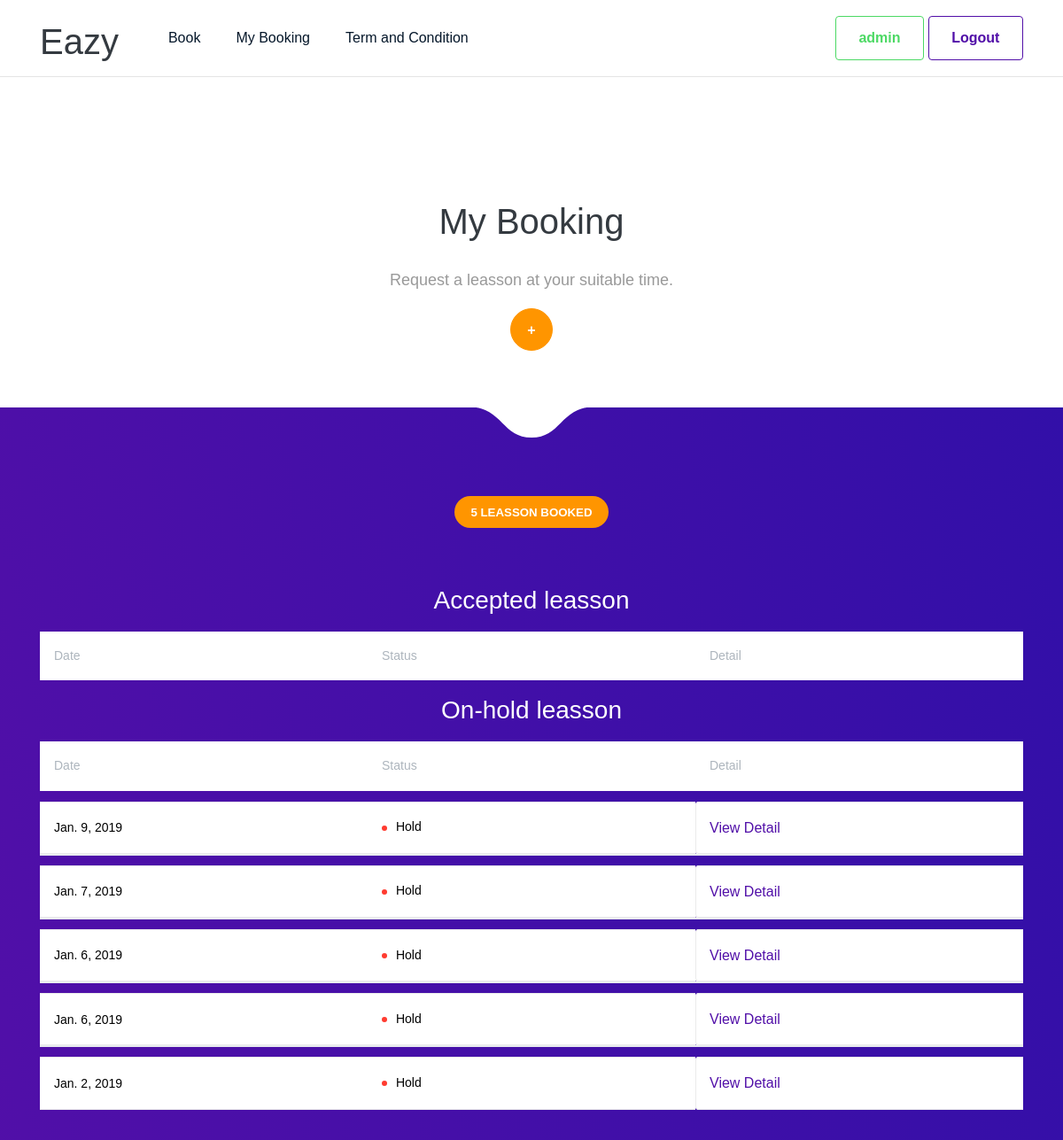
The page /my_leasson/ (signed in, upper part) on the database as committed earlier.
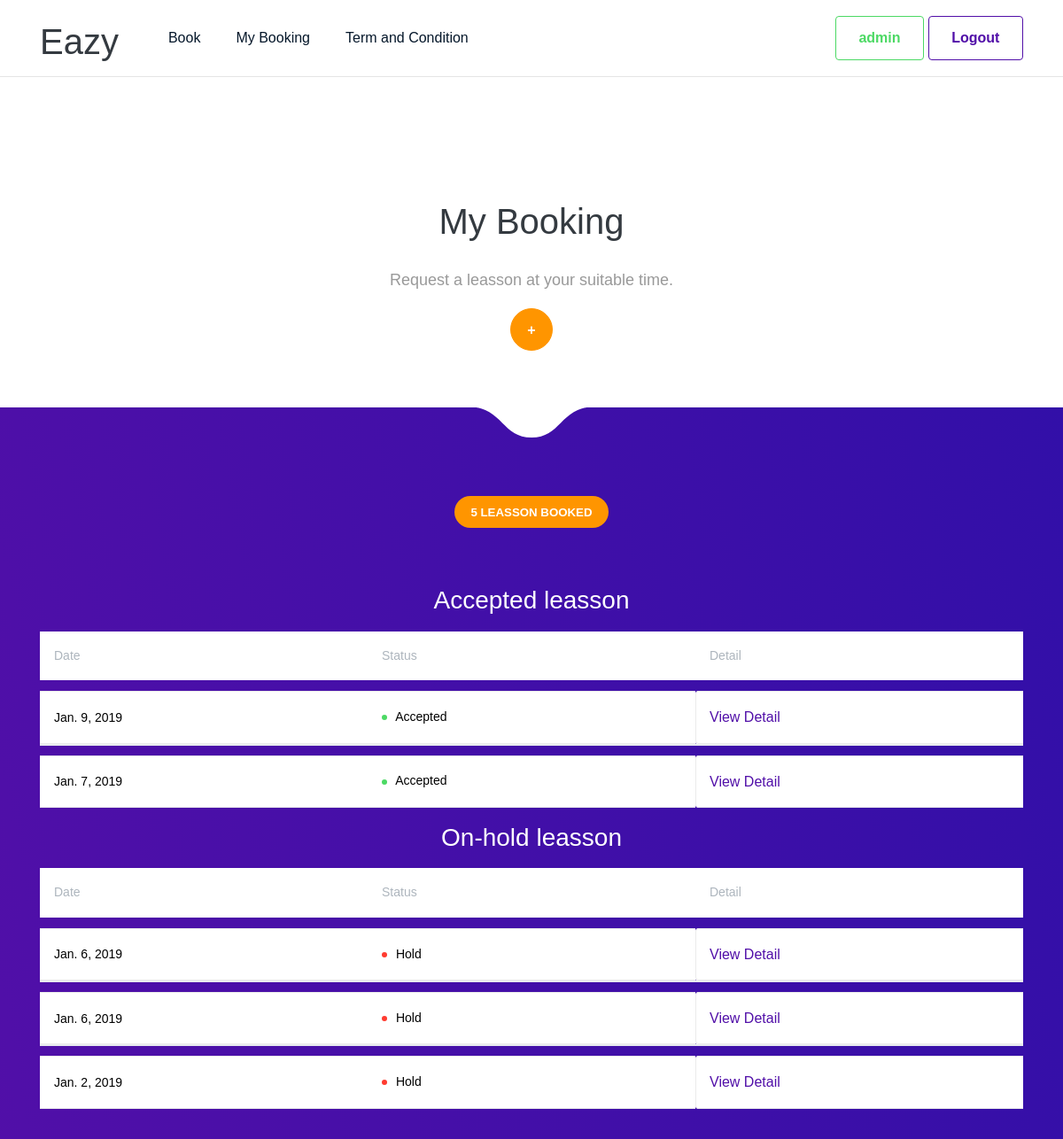
The same page on the database as committed later.
### leasson/models.py (models this page shows, shortened)
class Lesson(models.Model):
	SERVICE_TYPE = (
        ('Manual', 'Manual'),
        ('Auto', 'Auto'),
    )
	name = models.ForeignKey(Profile, on_delete=models.CASCADE, default=1)
	slug = models.SlugField(max_length=140, unique=True, null = False, blank = True)
	service_type = models.CharField(max_length=10, choices=SERVICE_TYPE, default='Auto')
	duration = models.PositiveIntegerField( default=1)
	date = models.DateField(default = timezone.now)
	time = models.TimeField(default = timezone.now)
	instructor = models.ForeignKey(Profile, on_delete=models.CASCADE, null=True, blank=True, related_name ='instructor')
	def get_absolute_url(self):
		return reverse('leasson:leassondeatil', args=[
												 self.id
			])
	class Meta:
		ordering = ("-date", "time")

### leasson/views.py (the view)
# urls.py: url(r'^my_leasson/', views.my_leasson, name='my_leasson'),
@login_required
def my_leasson(request):
    UserPost = Lesson.objects.filter(name_id=request.user.profile).order_by("-date", "-time")
    totalleasson = UserPost.count()
    return render(request, 'leasson/MyLeasson.html', {'UserPost':UserPost, 'totalleasson':totalleasson})

### leasson/templates/leasson/MyLeasson.html (shortened to what this page needs)
{% extends "base.html" %}
{% load crispy_forms_tags %}
{% block content %}
<section class="slice slice-xl pb-md">
            <div class="container pt-lg-lg">
                      <div class="row row-grid justify-content-center">
                    <div class="col-lg-8 text-center">
                        <h2 class="heading h1 mb-4"> My Booking </h2>
                        <p class="lead lh-180">Request a leasson at your suitable time.</p>
                          <a href="{% url 'leasson:createleasson'%}"><button type="button" class="btn btn-warning btn-icon-only rounded-circle">
    <span class="btn-inner--icon">+</i></span>
</button></a>
                    </div>
                </div>
            </div>
        </section>
<section class="slice slice-lg bg-gradient-primary">
            <span class="tongue tongue-top"></span>
            <div class="container">
                <div class="mb-md text-center">
                       <span class="badge badge-lg badge-pill btn-warning text-uppercase">{{totalleasson}} leasson booked</span>
                </div>
                <h3 class="text-center text-white pb-2">Accepted leasson</h3>
               <table class="table table-hover table-cards align-items-center">
    <thead>
        <tr>
            <th scope="col">Date</th>
            <th scope="col">Status</th>
            <th scope="col">Detail</th>
        </tr>
    </thead>
    {% for object in UserPost %}
    {% if object.instructor %}
    <tbody>
        <tr class="table-divider"></tr>
        <tr class="bg-white">
             <td class="h5 font-weight-normal ">{{ object.date}}</td>
                </div>
            {% if object.instructor is Null %}
            <td class=" badge-dot mr-4">
    <i class="bg-red"></i> Hold</td>
            {%else%}
          <td class=" badge-dot mr-4">
    <i class="bg-green"></i> Accepted</td>
           {%endif%}
            <th scope="row">
                <div class="media align-items-center">
                    <a href="{{ object.get_absolute_url}}">
                  View Detail
               </a>
                </div>
            </th>
        </tr>
      {% endif%}
{%endfor %}
    </tbody>
</table>
 <h3 class="text-center text-white pb-2">On-hold leasson</h3>
<table class="table table-hover table-cards align-items-center">
    <thead>
        <tr>
            <th scope="col">Date</th>
            <th scope="col">Status</th>
            <th scope="col">Detail</th>
        </tr>
    </thead>
    {% for object in UserPost %}
    {% if object.instructor is Null%}
    <tbody>
        <tr class="table-divider"></tr>
        <tr class="bg-white">
             <td class="h5 font-weight-normal ">{{ object.date}}</td>
                </div>
            {% if object.instructor is Null %}
            <td class=" badge-dot mr-4">
    <i class="bg-red"></i> Hold</td>
            {%else%}
          <td class=" badge-dot mr-4">
    <i class="bg-green"></i> Accepted</td>
           {%endif%}
            <th scope="row">
                <div class="media align-items-center">
                    <a href="{{ object.get_absolute_url}}">
                  View Detail
               </a>
                </div>
            </th>
        </tr>
      {% endif%}
{%endfor %}
    </tbody>
</table>
        </section>
{% endblock %}

Rows that differ between the two databases and show on the page:
changed Lesson "Jan. 9, 2019": moves from the list under "On-hold leasson" to the list under "Accepted leasson"
changed Lesson "Jan. 7, 2019": moves from the list under "On-hold leasson" to the list under "Accepted leasson"
